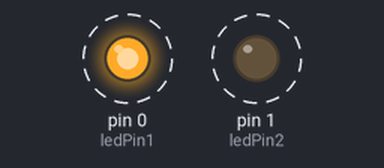
Simulated run of this sketch. Board: Arduino Uno, built with avr-gcc and run on an emulated ATmega328P. Shown: output pins drawn as LEDs (lit = HIGH). Dashed ring = blinking.

Above: at 0.2 s.
Timing chart, 0 to 4.6 s (numbered marks = the images above):
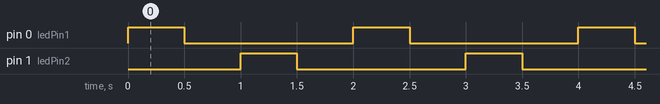

Measured:
- by itself, pin 0 (ledPin1), pin 1 (ledPin2): alternates HIGH for 0.50 s and LOW for 1.5 s
- by itself, everything shown: repeats every 2.0 s, in 4 steps

The sketch:

Blink.ino
```cpp
/*
DESCRIPTION:
This example code will uses: Robo Pico and Raspberry Pi Pico / Pico W
to light up LEDs on Robo Pico using Arduino.

AUTHOR  : Cytron Technologies Sdn Bhd
WEBSITE  : www.cytron.io
EMAIL    : support@cytron.io
*/

const int ledPin1 = 0;
const int ledPin2 = 1;

void setup() {
  // initialize leds on GP0 and GP1 pins as output.
  pinMode(ledPin1, OUTPUT);
  pinMode(ledPin2, OUTPUT);
}

void loop() {
  // led GP0 is light up for 0.5s then turned off.
  digitalWrite(ledPin1, HIGH);
  delay(500);
  digitalWrite(ledPin1, LOW);
  delay(500);

  // led GP1 is light up for 0.5s then turned off.
  digitalWrite(ledPin2, HIGH);
  delay(500);
  digitalWrite(ledPin2, LOW);
  delay(500);
}
```
